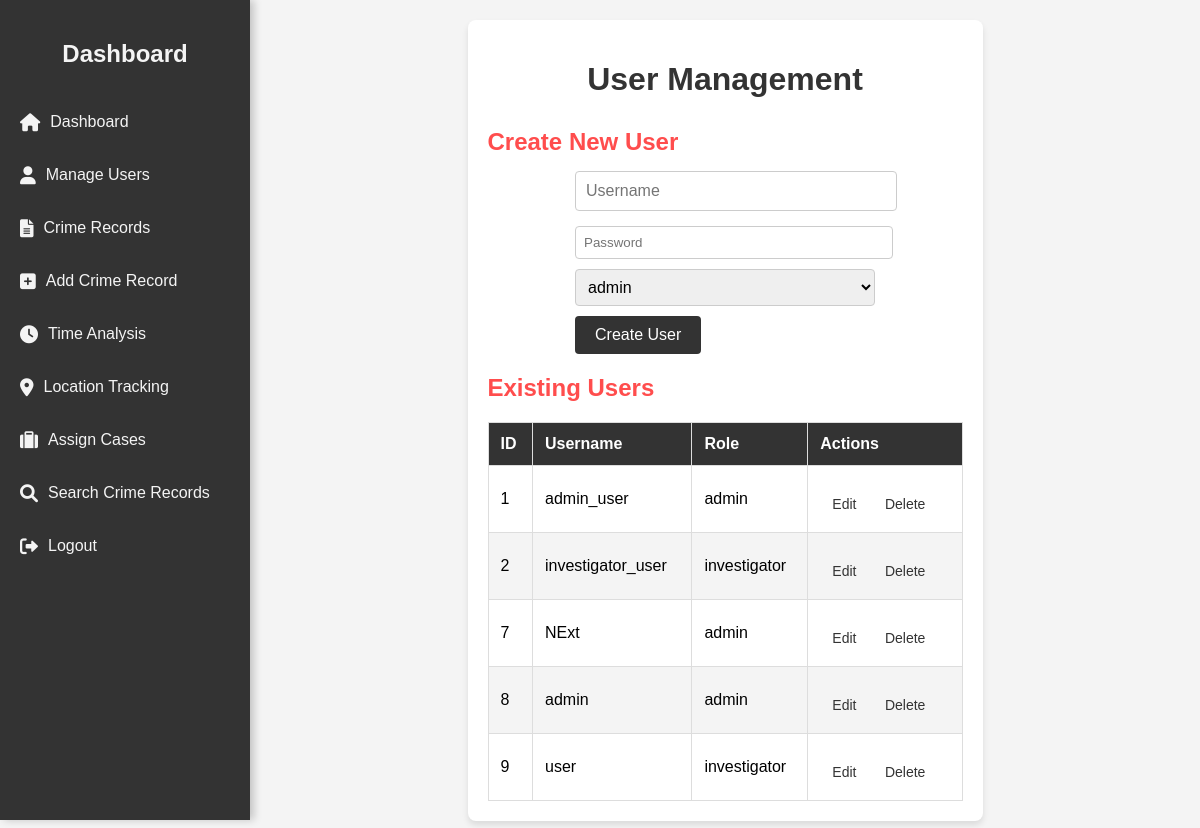
The page /user_management.php (signed in) on the database its author committed.
### tables this page shows
CREATE TABLE `users` (
  `user_id` int(11) NOT NULL,
  `username` varchar(50) NOT NULL,
  `password` varchar(255) NOT NULL,
  `role` enum('admin','investigator') NOT NULL,
  `created_at` timestamp NOT NULL DEFAULT current_timestamp()
);

### user_management.php (the view, shortened to what this page needs)
<?php
require 'config.php';
include 'header.php';
try {
    $sql = "SELECT * FROM users";
    $stmt = $pdo->query($sql);
    $users = $stmt->fetchAll(PDO::FETCH_ASSOC);
} catch (PDOException $e) {
    die("Error fetching users: " . $e->getMessage());
} catch (Exception $e) {
    die("Error: " . $e->getMessage());
}
?>
<!DOCTYPE html>
<html lang="en">
<head>
    <link rel="stylesheet" href="style/styles.css">
</head>
<body>
    <div class="container">
        <h1>User Management</h1>
            <h2>Create New User</h2>
            <form method="POST">
                <input type="text" name="username" placeholder="Username" required>
                <input type="password" name="password" placeholder="Password" required>
                <select name="role" required>
                    <option value="admin">admin</option>
                </select>
                <button type="submit" name="create_user">Create User</button>
             </form>
        <h2>Existing Users</h2>
        <table>
            <thead>
                <tr>
                    <th>ID</th>
                    <th>Username</th>
                    <th>Role</th>
                    <th>Actions</th>
                </tr>
            </thead>
            <tbody>
                <?php
                if (!empty($users)) {
                    foreach ($users as $user):
                ?>
                    <tr>
                            <td><?php echo htmlspecialchars($user['user_id']); ?></td>
                            <td><?php echo htmlspecialchars($user['username']); ?></td>
                            <td><?php echo htmlspecialchars($user['role']); ?></td>
                            <td>
                                <a href="edit_user.php?id=<?php echo $user['user_id']; ?>" class="edit-button">Edit</a>
                                <a href="?delete=<?php echo $user['user_id']; ?>" class="delete-button" onclick="return confirm('Are you sure you want to delete this user?');">Delete</a>
                            </td>
                    </tr>
                <?php
                    endforeach;
                } else {
                    echo "<tr><td colspan='4'>No users found.</td></tr>";
                }
                ?>
            </tbody>
        </table>
    </div>
</body>
</html>

### header.php (shortened to what this page needs)
<!DOCTYPE html>
<html lang="en">
<head>
    <link rel="stylesheet" href="style/styles_header.css">
    <link rel="stylesheet" href="https://cdnjs.cloudflare.com/ajax/libs/font-awesome/6.0.0-beta3/css/all.min.css">
</head>
<body>
    <div class="sidebar">
        <h2>Dashboard</h2>
        <ul>
            <li><a href="crime_dashboard.php"><i class="fas fa-home"></i> Dashboard</li></a>
            <li><a href="user_management.php"><i class="fas fa-user"></i> Manage Users</a></li>
            <li><a href="view_crime_records.php"><i class="fas fa-file-alt"></i> Crime Records</a></li>
            <li><a href="add_crime_record.php"><i class="fas fa-plus-square"></i> Add Crime Record</a></li>
            <li><a href="time_analysis.php"><i class="fa-solid fa-clock"></i> Time Analysis</a></li>
            <li><a href="location_tracking.php"><i class="fa-solid fa-location-dot"></i> Location Tracking</a></li>
            <li><a href="assign_case.php"><i class="fa-solid fa-suitcase"></i> Assign Cases</a></li>
            <li><a href="search_crime_records.php"><i class="fa-solid fa-magnifying-glass"></i> Search Crime Records</a></li>
            <li><a href="logout.php"><i class="fas fa-sign-out-alt"></i> Logout</a></li>
        </ul>
    </div>
</body>
</html>

### style/styles_header.css (style rules this page uses)
.sidebar { width: 250px; height: 100vh; background-color: #333; padding-top: 20px; position: fixed; top: 0; left: 0; display: flex; flex-direction: column; color: #f4f4f4; box-shadow: 4px 0 8px rgba(0, 0, 0, 0.2); }
.sidebar h2 { color: #f4f4f4; text-align: center; margin-bottom: 20px; font-size: 24px; }
.sidebar ul { list-style: none; padding: 0; margin: 0; }
.sidebar ul li { margin: 15px 0; }
.sidebar ul li a { color: #f4f4f4; text-decoration: none; font-size: 16px; display: flex; align-items: center; padding: 10px 20px; transition: background-color 0.3s; border-radius: 4px; }
.sidebar ul li a i { margin-right: 10px; color: #f4f4f4; font-size: 18px; }
body { font-family: Arial, sans-serif; background-color: #f4f4f4; margin: 0; padding: 0; margin-left: 250px; }

### style/styles.css (style rules this page uses)
body { font-family: Arial, sans-serif; background-color: #f4f4f4; margin-left: 250px; padding: 0; }
h1 { color: #333; text-align: center; margin-bottom: 20px; }
h2 { color: #ff4d4d; margin-bottom: 15px; }
input[type="text"], input[type="date"], input[type="datetime-local"], textarea, select, input[type="file"] { width: 100%; padding: 10px; margin-bottom: 15px; border: 1px solid #ccc; border-radius: 4px; font-size: 16px; }
button[type="submit"], .btn { padding: 10px 20px; background-color: #333; color: #fff; border: none; border-radius: 4px; cursor: pointer; transition: background-color 0.3s; font-size: 16px; }
h1 { text-align: center; margin-bottom: 30px; }
body { font-family: Arial, sans-serif; }
h1 { color: #333; }
form { width: 300px; margin: 0 auto; }
input, select { width: 100%; padding: 8px; margin-bottom: 10px; border: 1px solid #ccc; border-radius: 4px; }
a { display: inline-block; margin-top: 10px; color: #333; text-decoration: none; }

### header.php (style rules this page uses)
h2 { color: #ff4d4d; margin-bottom: 15px; text-align: left; }

### user_management.php (style rules this page uses)
body { font-family: Arial, sans-serif; background-color: #f4f4f4; margin-left: 20; padding: 0; }
.container { width: 50%; margin: 20px auto; background-color: #fff; padding: 20px; border-radius: 8px; box-shadow: 0 4px 6px rgba(0, 0, 0, 0.1); }
h1 { text-align: center; color: #333; }
table { width: 100%; border-collapse: collapse; margin-top: 20px; border-radius: 4px; }
table th, table td { padding: 12px; border: 1px solid #ddd; text-align: left; font-size: 16px; }
table th { background-color: #333; color: #fff; font-weight: bold; }
table tr:nth-child(even) { background-color: #f4f4f4; }
a { color: #333; text-decoration: none; padding: 8px 12px; border-radius: 4px; transition: background-color 0.3s, color 0.3s; font-size: 14px; }

### rows shown on the page
users: user_id "1", username "admin_user", role "admin"
users: user_id "2", username "investigator_user", role "investigator"
users: user_id "7", username "NExt", role "admin"
users: user_id "8", username "admin", role "admin"
users: user_id "9", username "user", role "investigator"
